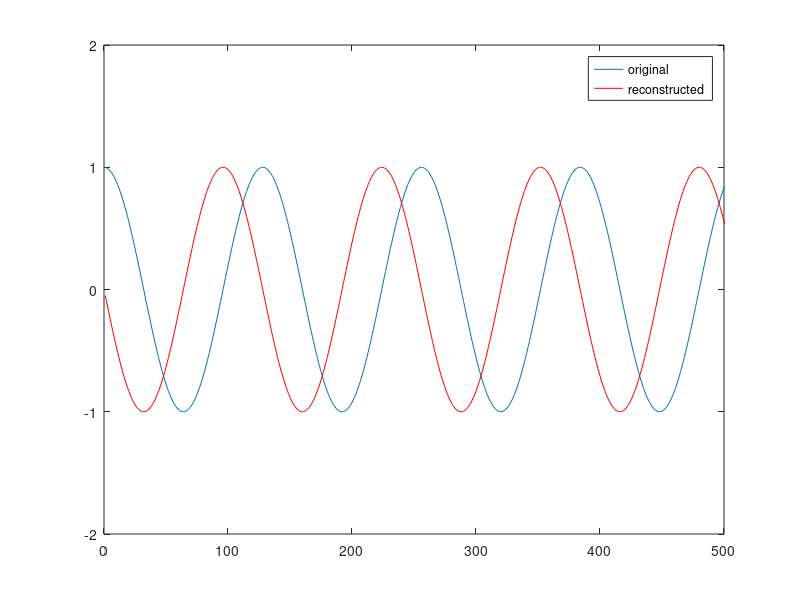
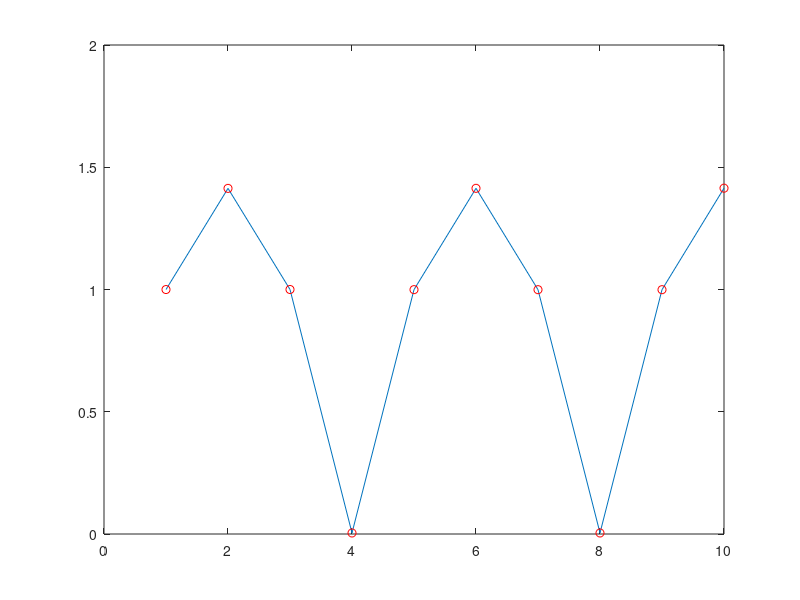
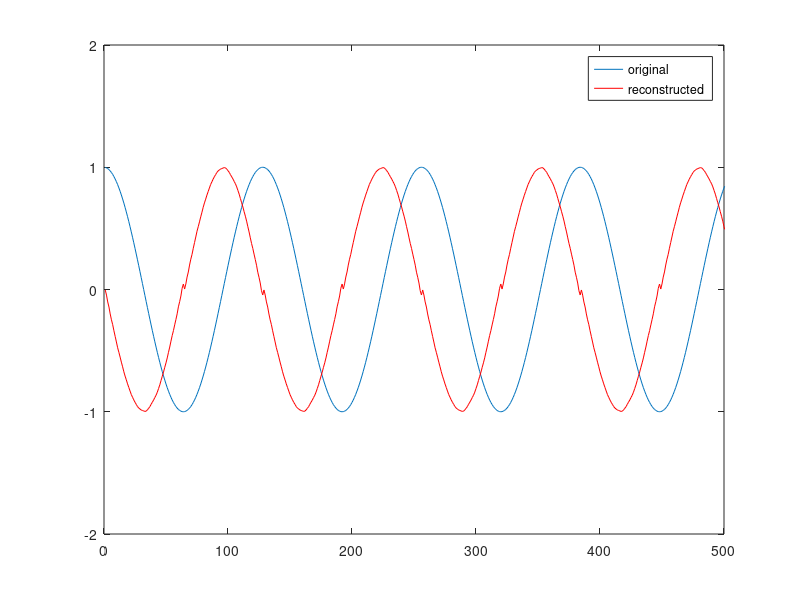
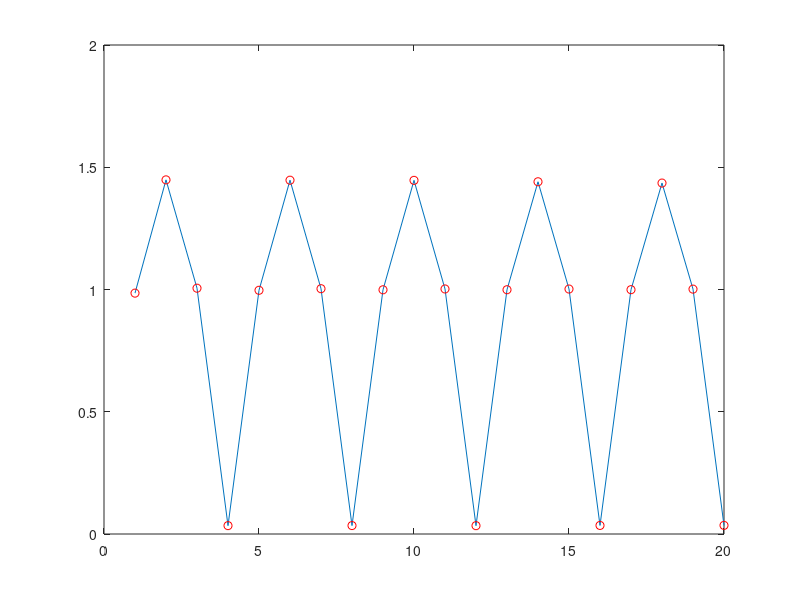

Here is the MATLAB script that generated these plots, in order: (Note: this script raises an error after producing the figures.)
%Program 11.1 Audio codec
%Problem 1

clear all; close all

n=32;                                 % length of window
nb=127;                               % number of windows; must be > 1
b=9; L=5;                             % quantization information
q=2*L/(2^b-1);                        % b bits on interval [-L, L]
for i=1:n                             % form the MDCT matrix
  for j=1:2*n
    M(i,j)= cos((i-1+1/2)*(j-1+1/2+n/2)*pi/n);
  end
end
M=sqrt(2/n)*M;
N=M';                                 % inverse MDCT

plotmax=1;
for i=1:plotmax   % hear the sound of the sample from f=1 to f=4
    
    
Fs=8192;f=i;                          % Fs=sampling rate, f is multiple of base freq.
x=cos((1:4096)*pi*64*f/4096);         % test signal
sound(x,Fs)                           % Matlab's sound command
figure(1); subplot(plotmax,1,i); plot(x)
out=[];
for k=1:nb                            % loop over windows
  x0=x(1+(k-1)*n:2*n+(k-1)*n)';
  y0=M*x0;
  y1=round(y0/q);                     % transform components quantized
  y2=y1*q;                            %                and dequantized
  w(:,k)=N*y2;                        % invert the MDCT
  if(k>1)
      w2=w(n+1:2*n,k-1);w3=w(1:n,k);
      out=[out;(w2+w3)/2];            % collect the reconstructed signal
  end
end
hold on
plot(out,'r'); pause(1); legend('original','reconstructed'); axis([0 500 -2 2])
sound(out,Fs)                         % play the reconstruct
pause(1)
end

%--------------------------------------------------------------------------

for i=1:10   % plot RMSE
    
Fs=8192;f=i;                          % Fs=sampling rate, f is multiple of base freq.
x=cos((1:4096)*pi*64*f/4096);         % test signal
out=[];

for k=1:nb                            % loop over windows
  x0=x(1+(k-1)*n:2*n+(k-1)*n)';
  y0=M*x0;
  y1=round(y0/q);                     % transform components quantized
  y2=y1*q;                            %                and dequantized
  w(:,k)=N*y2;                        % invert the MDCT
  if(k>1)
      w2=w(n+1:2*n,k-1);w3=w(1:n,k);
      out=[out;(w2+w3)/2];            % collect the reconstructed signal
  end
end

[sizeout,~]=size(out);
rmse(i)=sqrt(sum((x(1:sizeout)-out').^2)/sizeout);

end

figure(2)
plot(rmse)
hold on
plot(rmse,'ro')
hold off

%--------------------------------------------------------------------------

% problem 2 windowing

maxi=1;

for i=1:maxi   % hear the sound of the sample from f=1 to f=4
    
    
Fs=8192;f=i;                          % Fs=sampling rate, f is multiple of base freq.
x=cos((1:4096)*pi*64*f/4096);         % test signal
sound(x,Fs)                           % Matlab's sound command
figure(3)
subplot(maxi,1,i)
plot(x)
out=[];
for k=1:nb                            % loop over windows
  x0=x(1+(k-1)*n:2*n+(k-1)*n)';
%   h=sqrt(2)*sin((1+(k-1)*n:2*n+(k-1)*n)*pi/(2*n));
  h=sqrt(2)*sin((1:2*n)*pi/(2*n));
  size(h)
  size(x0)
  x0=x0.*h';
  y0=M*x0;
  y1=round(y0/q);                     % transform components quantized
  y2=y1*q;                            %                and dequantized
  w(:,k)=N*y2;                        % invert the MDCT
  if(k>1)
      w2=w(n+1:2*n,k-1).*(h(n+1:2*n))';w3=w(1:n,k).*(h(1:n))';
      out=[out;(w2+w3)/2];            % collect the reconstructed signal
  end
end

hold on
plot(out,'r');pause(1);legend('original','reconstructed'); axis([0 500 -2 2])
sound(out,Fs)                         % play the reconstruct
pause(1)
end

for i=1:20   % Plot RMSE with window function
    
    
Fs=8192;f=i;                          % Fs=sampling rate, f is multiple of base freq.
x=cos((1:4096)*pi*64*f/4096);         % test signal
out=[];
for k=1:nb                            % loop over windows
  x0=x(1+(k-1)*n:2*n+(k-1)*n)';
%   h=sqrt(2)*sin((1+(k-1)*n:2*n+(k-1)*n)*pi/(2*n));
  h=sqrt(2)*sin((1:2*n)*pi/(2*n));
  size(h)
  size(x0)
  x0=x0.*h';
  y0=M*x0;
  y1=round(y0/q);                     % transform components quantized
  y2=y1*q;                            %                and dequantized
  w(:,k)=N*y2;                        % invert the MDCT
  if(k>1)
      w2=w(n+1:2*n,k-1).*(h(n+1:2*n))';w3=w(1:n,k).*(h(1:n))';
      out=[out;(w2+w3)/2];            % collect the reconstructed signal
  end
end

[sizeout,~]=size(out);
rmse(i)=sqrt(sum((x(1:sizeout)-out').^2)/sizeout);

end

figure(4)
plot(rmse)
hold on
plot(rmse,'ro')
hold off

%--------------------------------------------------------------------------

% Problem 4


% without windowing

[testsong,fs0]=wavread('testsong10sec.wav'); %10 seconds of a song
x = testsong(fs0:5*fs0); %pare down to 5 seconds

maxi = 1;
for i=1:maxi   % hear the sound of the sample from f=1 to f=4
    
sound(x,fs0)                           % Matlab's sound command
figure(5)
subplot(maxi,1,i)
plot(x)
out=[];
for k=1:5511                            % loop over windows
  x0=x(1+(k-1)*n:2*n+(k-1)*n)';
  x0=x0.*h';
  y0=M*x0;
  y1=round(y0/q);                     % transform components quantized
  y2=y1*q;                            %                and dequantized
  w(:,k)=N*y2;                        % invert the MDCT
  if(k>1)
      w2=w(n+1:2*n,k-1);w3=w(1:n,k);
      out=[out;(w2+w3)/2];            % collect the reconstructed signal
  end
end

hold on
plot(out,'r');legend('original','reconstructed'); axis([0 500 -.05 .05])
sound(out,fs0)                         % play the reconstruct
pause(1)
end


Fs=44100;

for i=1:20   % Plot RMSE with window function

out=[];
for k=1:5511                           % loop over windows
  x0=x(1+(k-1)*n:2*n+(k-1)*n)';
  x0=x0.*h';
  y0=M*x0;
  y1=round(y0/q);                     % transform components quantized
  y2=y1*q;                            %                and dequantized
  w(:,k)=N*y2;                        % invert the MDCT
  if(k>1)
      w2=w(n+1:2*n,k-1);w3=w(1:n,k);
      out=[out;(w2+w3)/2];            % collect the reconstructed signal
  end
end

[sizeout,~]=size(out);
rmse(i)=sqrt(sum((x(1:sizeout)-out').^2)/sizeout);

end

figure(6)
plot(rmse)
hold on
plot(rmse,'ro')
axis([0 20 -.1 .1])
hold off

%with windowing

[testsong,fs0]=wavread('testsong10sec.wav'); %10 seconds of a song
% sound(testsong,fs0);
x = testsong(fs0:5*fs0); %pare down to 5 seconds
% sound(tshort,fs0);
% sound(tshort,1.2*fs0);

maxi = 1;
for i=1:maxi   % hear the sound of the sample from f=1 to f=4
    
sound(x,fs0)                           % Matlab's sound command
figure(7)
subplot(maxi,1,i)
plot(x)
out=[];
for k=1:5511                            % loop over windows
  x0=x(1+(k-1)*n:2*n+(k-1)*n)';
%   h=sqrt(2)*sin((1+(k-1)*n:2*n+(k-1)*n)*pi/(2*n));
  h=sqrt(2)*sin((1:2*n)*pi/(2*n));
  size(h)
  size(x0)
  x0=x0.*h';
  y0=M*x0;
  y1=round(y0/q);                     % transform components quantized
  y2=y1*q;                            %                and dequantized
  w(:,k)=N*y2;                        % invert the MDCT
  if(k>1)
      w2=w(n+1:2*n,k-1).*(h(n+1:2*n))';w3=w(1:n,k).*(h(1:n))';
      out=[out;(w2+w3)/2];            % collect the reconstructed signal
  end
end

hold on
plot(out,'r');legend('original','reconstructed'); axis([0 500 -.5 .5])
sound(out,fs0)                         % play the reconstruct
pause(1)
end


Fs=44100;

for i=1:20   % Plot RMSE with window function

out=[];
for k=1:5511                           % loop over windows
  x0=x(1+(k-1)*n:2*n+(k-1)*n)';
  h=sqrt(2)*sin((1:2*n)*pi/(2*n));
  x0=x0.*h';
  y0=M*x0;
  y1=round(y0/q);                     % transform components quantized
  y2=y1*q;                            %                and dequantized
  w(:,k)=N*y2;                        % invert the MDCT
  if(k>1)
      w2=w(n+1:2*n,k-1).*(h(n+1:2*n))';w3=w(1:n,k).*(h(1:n))';
      out=[out;(w2+w3)/2];            % collect the reconstructed signal
  end
end

[sizeout,~]=size(out);
rmse(i)=sqrt(sum((x(1:sizeout)-out').^2)/sizeout);

end

figure(8)
plot(rmse)
hold on
plot(rmse,'ro') 
axis([0 20 -.1 .1])
hold off
